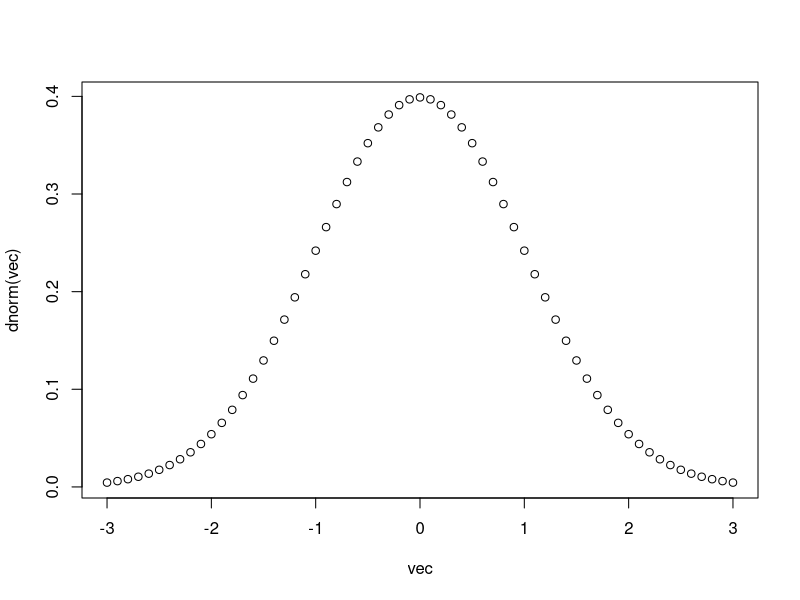
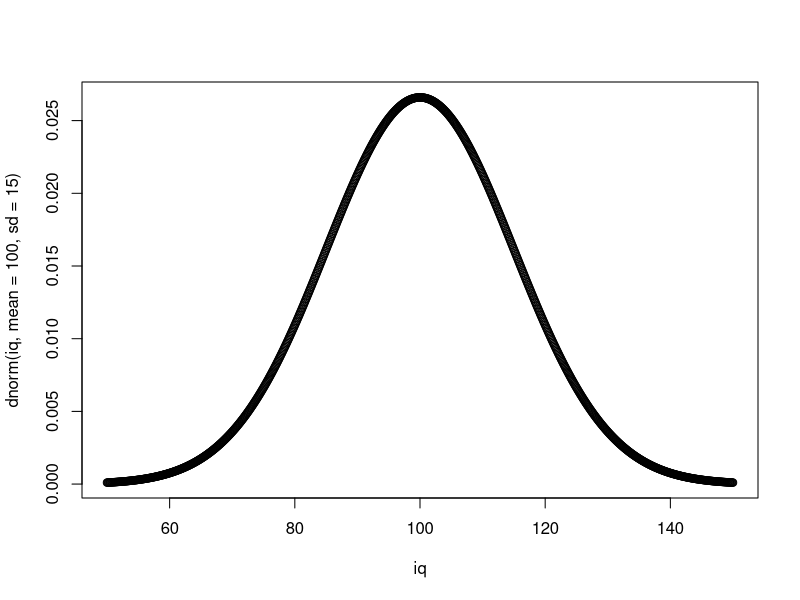
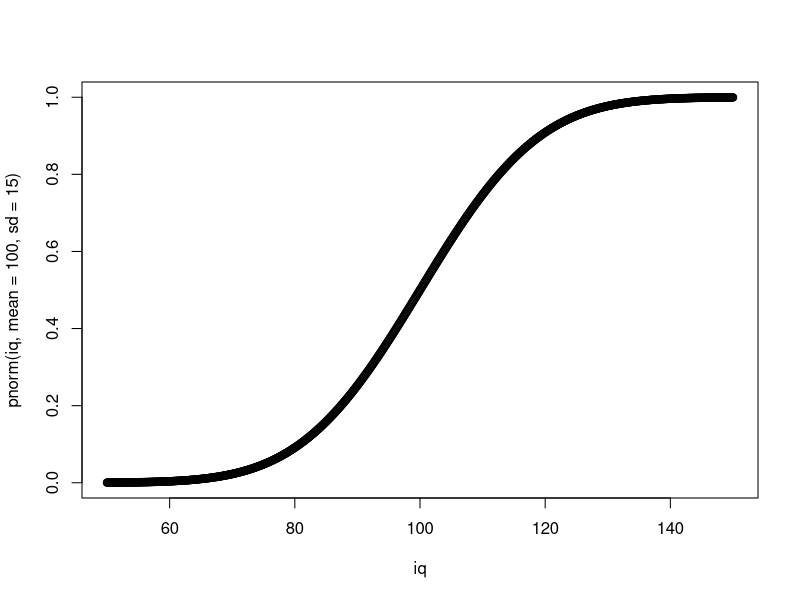
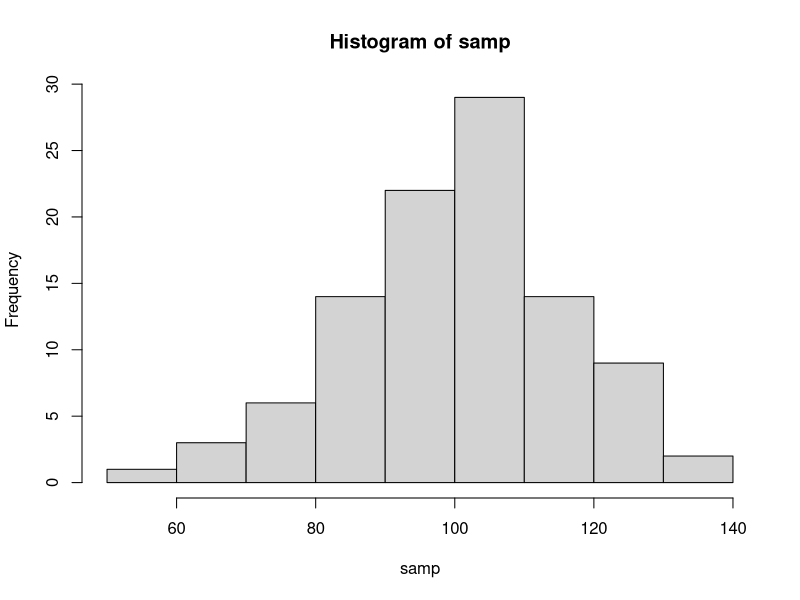
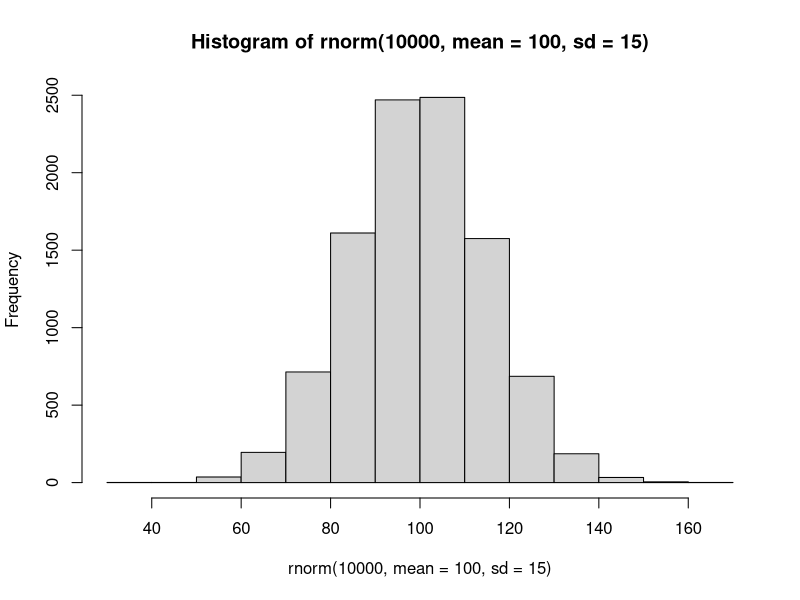
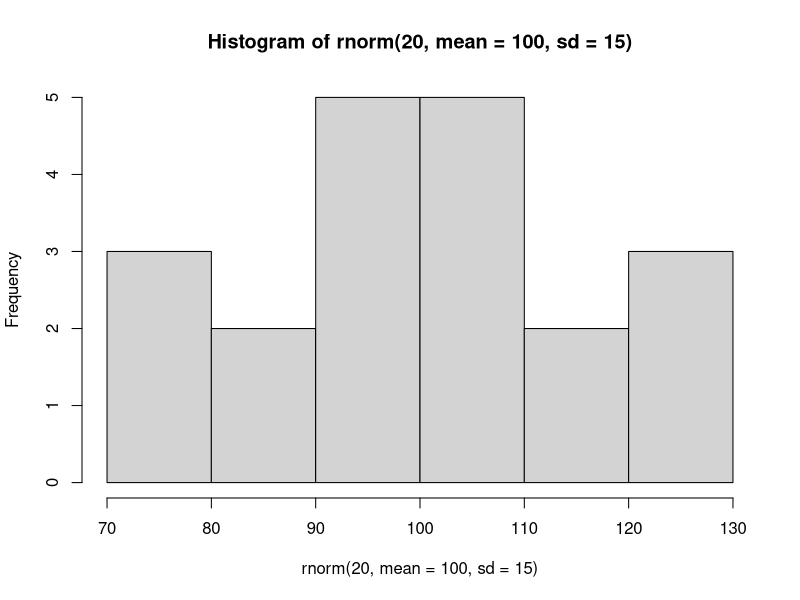
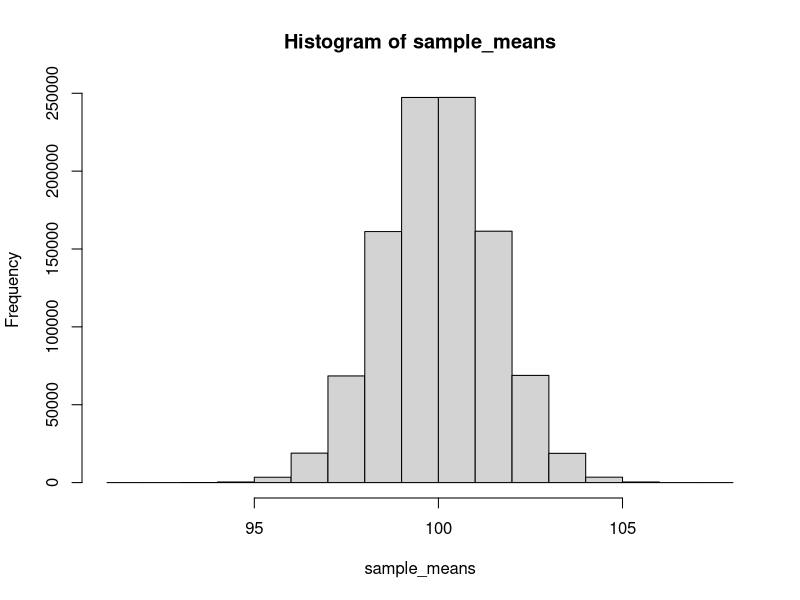
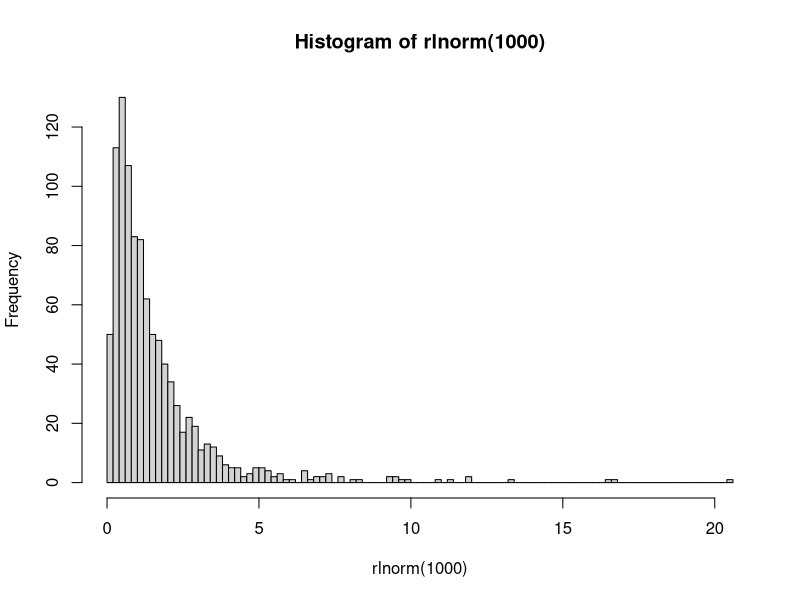

Generate these figures, in order, with R:
dnorm(0)
dnorm(1)
dnorm(-1)
dnorm(3)
dnorm(-3)
vec <- seq(-3, 3, by = .1)
vec
dnorm(vec)
plot(vec, dnorm(vec))

iq <- seq(50, 150, by = .1)
dnorm(iq, mean = 100, sd = 15)
plot(iq, dnorm(iq, mean = 100, sd = 15))

pnorm(100, mean = 100, sd = 15)
pnorm(130, mean = 100, sd = 15)
pnorm(95, mean = 100, sd = 15)
plot(iq, pnorm(iq, mean = 100, sd = 15))

set.seed(42)
rnorm(30, mean = 100, sd = 15)

set.seed(42)
samp <- rnorm(100, mean = 100, sd = 15)
samp
hist(samp)
hist(rnorm(10000, mean = 100, sd = 15))
hist(rnorm(20, mean = 100, sd = 15))
mean(samp)
mean(rnorm(1000000, mean = 100, sd = 15))

sd(samp)

sample_means <- replicate(1000000,
          mean(rnorm(100, mean = 100, sd = 15)))
hist(sample_means)
mean(sample_means)
sd(sample_means)
15 / sqrt(100)

samp_se <- sd(samp)/sqrt(length(samp))
mean(samp) - 1.96 * samp_se
mean(samp) + 1.96 * samp_se

hist(rlnorm(1000), breaks = 100)

sample_log_means <- replicate(10000,
                          mean(rlnorm(10000)))
hist(sample_log_means, breaks = 100)

z <- (mean(samp) - 100)/(15/sqrt(length(samp)))

1 - pnorm(z)
(1 - pnorm(z)) * 2
